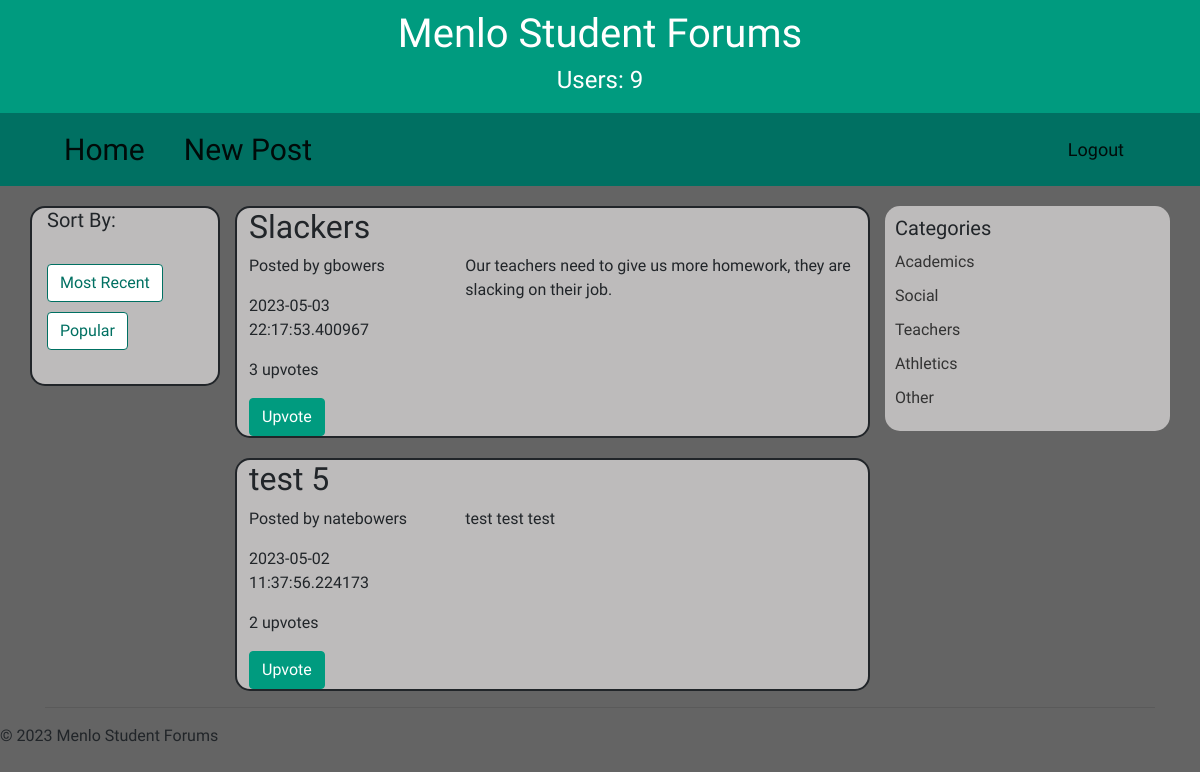
The page /home/academics on the database as committed earlier.
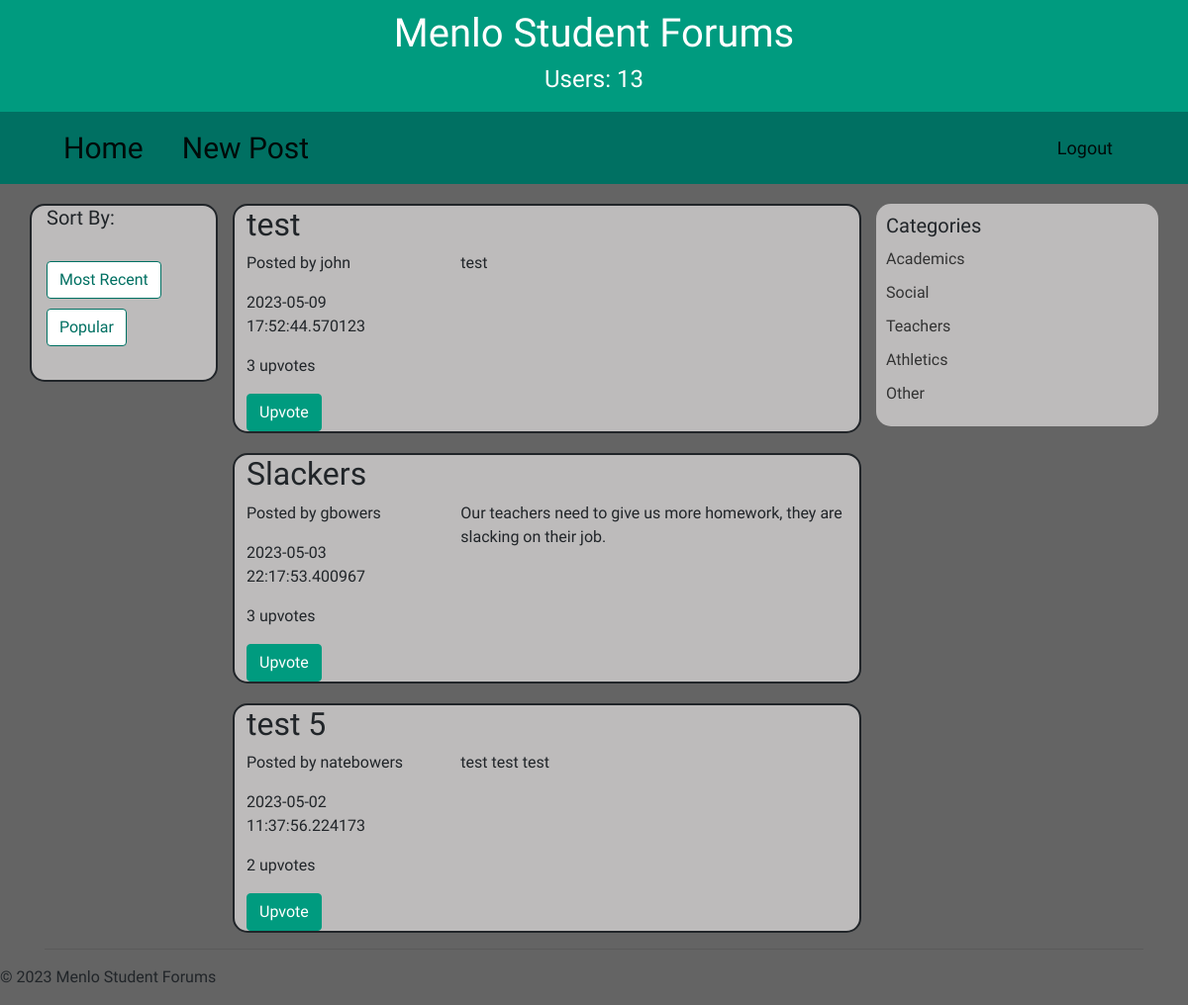
The same page on the database as committed later.
### models.py (models this page shows, shortened)
class Post(Base):
    __tablename__ = "posts"
    title = Column("title", TEXT, nullable=False)
    topic = Column("topic", TEXT, nullable=False)
    content = Column("content", TEXT, nullable=False)
    user_id = Column("user_id", TEXT, nullable=False)
    id = Column("id", INTEGER, primary_key=True, autoincrement=True)
    time = Column("time", TEXT, nullable=False)
    upvotes = relationship("Upvote", back_populates="post",overlaps="upvotes")
    upvoters = relationship("User", secondary="upvotes", primaryjoin="Post.id == Upvote.post_id", secondaryjoin="User.username == Upvote.upvoter_username", backref=backref("upvoted_posts", lazy="dynamic"),)
    @property
    def upvoted_usernames(self):
        return [user.username for user in self.upvoters]

### app.py (the view)
@app.route('/home/academics')
def academics():
    posts = db_session.query(Post).where(Post.topic =='academics').order_by(Post.time.desc()).all()
    session['count_users'] = db_session.query(User).count()
    session["page"]="academics"
    return render_template("home.html", posts=posts)

### templates/home.html (shortened to what this page needs)
{% set active_page = "home" %}
{% extends "base.html" %}
{% block content %}
<nav class="navbar navbar-expand-lg navbar-light">
    <div class="container">
      <a class="navbar-brand homenavbar nav-left-buttons" href="/home">Home</a>
      <a class="navbar-brand nav-left-buttons mr-auto" href="/newpost">New Post</a>
      <div class=" justify-content-end">
        <ul class="navbar-nav">
          <li class="nav-item ml-auto">
            <a class="navbar-brand" href="/logout">Logout {{session["username"]}}</a>
          </li>
        </ul>
      </div>
    </div>
  </nav>
<div class="container">
    <div class="row">
        <div class="col-md-2 sortby">
            <h4>Sort By:</h4>
            <br>
            <a class="btn btn-default" href="/home/recent">Most Recent</a>
            <br>
            <a class="btn btn-default" href="/home/popular">Popular</a>
        </div>
        <div class="col-md-7">
            {% for post in posts %}
                <div class="post" id="post{{post.id}}">
                    <h2 class="post-title">{{ post.title }}</h2>
                    <div class="row">
                        <div class="col-md-4">
                            <p class="post-info">Posted by {{ post.user_id }}</p>
                            <p>{{ post.time }}</p>
                            <p class="post-stats">{{ post.upvotes|length }} upvotes</p>
                            {%if session["username"] in post.upvoted_usernames%}
                                <button type="submit" class="btn btn-primary disabled-submit-button">Upvote</button>
                            {%else%}
                                <form method="POST" action="/upvote">
                                    <button type="submit" class="btn btn-primary upvote-btn">Upvote</button>
                                </form>
                            {%endif%}
                        </div>
                        <div class="col-md-8">
                            <div class="post-content">
                                <p>{{ post.content }}</p>
                            </div>
                        </div>
                    </div>
                </div>
            {% endfor %}
        </div>
        <div class="col-md-3 categories">
            <h3>Categories</h3>
            <ul>
                <li><a href="/home/academics">Academics</a></li>
                <li><a href="/home/social">Social</a></li>
                <li><a href="/home/teachers">Teachers</a></li>
                <li><a href="/home/athletics">Athletics</a></li>
                <li><a href="/home/other">Other</a></li>
            </ul>
        </div>
    </div>
    <hr>
</div>
{%endblock%}

Rows that differ between the two databases and show on the page:
added Post: title "test", user_id "john", time "2023-05-09 17:52:44.570123", upvotes|length "3", content "test"
Other text that changed with them:
{{ session["count_users"] }}: "9" → "13"
